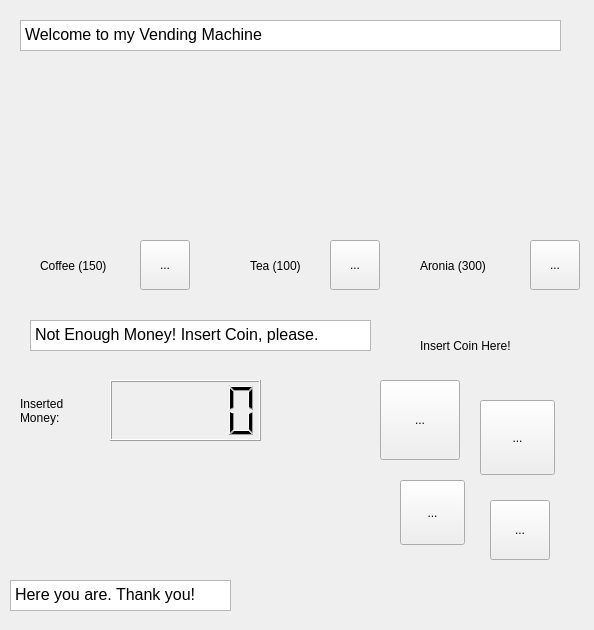
<?xml version="1.0" encoding="UTF-8"?>
<ui version="4.0">
 <class>Widget</class>
 <widget class="QWidget" name="Widget">
  <property name="geometry">
   <rect>
    <x>0</x>
    <y>0</y>
    <width>594</width>
    <height>630</height>
   </rect>
  </property>
  <property name="windowTitle">
   <string>Widget</string>
  </property>
  <widget class="QLabel" name="label">
   <property name="geometry">
    <rect>
     <x>420</x>
     <y>90</y>
     <width>150</width>
     <height>150</height>
    </rect>
   </property>
   <property name="text">
    <string/>
   </property>
   <property name="pixmap">
    <pixmap resource="vm.qrc">:/aronia.jpg</pixmap>
   </property>
   <property name="scaledContents">
    <bool>true</bool>
   </property>
   <property name="margin">
    <number>0</number>
   </property>
   <property name="openExternalLinks">
    <bool>false</bool>
   </property>
  </widget>
  <widget class="QLabel" name="label_2">
   <property name="geometry">
    <rect>
     <x>40</x>
     <y>90</y>
     <width>150</width>
     <height>150</height>
    </rect>
   </property>
   <property name="text">
    <string/>
   </property>
   <property name="pixmap">
    <pixmap resource="vm.qrc">:/coffee.JPG</pixmap>
   </property>
   <property name="scaledContents">
    <bool>true</bool>
   </property>
  </widget>
  <widget class="QLabel" name="label_3">
   <property name="geometry">
    <rect>
     <x>40</x>
     <y>250</y>
     <width>141</width>
     <height>31</height>
    </rect>
   </property>
   <property name="styleSheet">
    <string notr="true">font: 12pt &quot;Sans Serif&quot;;</string>
   </property>
   <property name="text">
    <string>Coffee (150)</string>
   </property>
   <property name="scaledContents">
    <bool>false</bool>
   </property>
  </widget>
  <widget class="QLabel" name="label_4">
   <property name="geometry">
    <rect>
     <x>230</x>
     <y>90</y>
     <width>150</width>
     <height>150</height>
    </rect>
   </property>
   <property name="text">
    <string/>
   </property>
   <property name="pixmap">
    <pixmap resource="vm.qrc">:/tea.jpg</pixmap>
   </property>
   <property name="scaledContents">
    <bool>true</bool>
   </property>
  </widget>
  <widget class="QLabel" name="label_5">
   <property name="geometry">
    <rect>
     <x>250</x>
     <y>250</y>
     <width>141</width>
     <height>31</height>
    </rect>
   </property>
   <property name="styleSheet">
    <string notr="true">font: 12pt &quot;Sans Serif&quot;;</string>
   </property>
   <property name="text">
    <string>Tea (100)</string>
   </property>
   <property name="scaledContents">
    <bool>false</bool>
   </property>
  </widget>
  <widget class="QLabel" name="label_6">
   <property name="geometry">
    <rect>
     <x>420</x>
     <y>250</y>
     <width>141</width>
     <height>31</height>
    </rect>
   </property>
   <property name="styleSheet">
    <string notr="true">font: 12pt &quot;Sans Serif&quot;;</string>
   </property>
   <property name="text">
    <string>Aronia (300)</string>
   </property>
   <property name="scaledContents">
    <bool>false</bool>
   </property>
  </widget>
  <widget class="QLabel" name="label_10">
   <property name="geometry">
    <rect>
     <x>420</x>
     <y>330</y>
     <width>111</width>
     <height>31</height>
    </rect>
   </property>
   <property name="text">
    <string>Insert Coin Here!</string>
   </property>
  </widget>
  <widget class="QLabel" name="label_15">
   <property name="geometry">
    <rect>
     <x>20</x>
     <y>380</y>
     <width>121</width>
     <height>61</height>
    </rect>
   </property>
   <property name="styleSheet">
    <string notr="true">font: 12pt &quot;Sans Serif&quot;;</string>
   </property>
   <property name="text">
    <string>Inserted
Money:</string>
   </property>
  </widget>
  <widget class="QTextBrowser" name="textBrowser">
   <property name="geometry">
    <rect>
     <x>20</x>
     <y>20</y>
     <width>541</width>
     <height>31</height>
    </rect>
   </property>
   <property name="html">
    <string>&lt;!DOCTYPE HTML PUBLIC &quot;-//W3C//DTD HTML 4.0//EN&quot; &quot;http://www.w3.org/TR/REC-html40/strict.dtd&quot;&gt;
&lt;html&gt;&lt;head&gt;&lt;meta name=&quot;qrichtext&quot; content=&quot;1&quot; /&gt;&lt;style type=&quot;text/css&quot;&gt;
p, li { white-space: pre-wrap; }
&lt;/style&gt;&lt;/head&gt;&lt;body style=&quot; font-family:'Sans Serif'; font-size:9pt; font-weight:400; font-style:normal;&quot;&gt;
&lt;p style=&quot; margin-top:0px; margin-bottom:0px; margin-left:0px; margin-right:0px; -qt-block-indent:0; text-indent:0px;&quot;&gt;&lt;span style=&quot; font-size:12pt;&quot;&gt;Welcome to my Vending Machine&lt;/span&gt;&lt;/p&gt;&lt;/body&gt;&lt;/html&gt;</string>
   </property>
  </widget>
  <widget class="QLCDNumber" name="lcdNumber">
   <property name="geometry">
    <rect>
     <x>110</x>
     <y>380</y>
     <width>151</width>
     <height>61</height>
    </rect>
   </property>
   <property name="smallDecimalPoint">
    <bool>false</bool>
   </property>
   <property name="intValue" stdset="0">
    <number>0</number>
   </property>
  </widget>
  <widget class="QToolButton" name="buycoffee">
   <property name="geometry">
    <rect>
     <x>140</x>
     <y>240</y>
     <width>50</width>
     <height>50</height>
    </rect>
   </property>
   <property name="text">
    <string>...</string>
   </property>
   <property name="icon">
    <iconset resource="vm.qrc">
     <normaloff>:/buynow.png</normaloff>:/buynow.png</iconset>
   </property>
   <property name="iconSize">
    <size>
     <width>50</width>
     <height>50</height>
    </size>
   </property>
  </widget>
  <widget class="QToolButton" name="toolButton_5">
   <property name="geometry">
    <rect>
     <x>380</x>
     <y>380</y>
     <width>80</width>
     <height>80</height>
    </rect>
   </property>
   <property name="text">
    <string>...</string>
   </property>
   <property name="icon">
    <iconset resource="vm.qrc">
     <normaloff>:/500.png</normaloff>:/500.png</iconset>
   </property>
   <property name="iconSize">
    <size>
     <width>80</width>
     <height>80</height>
    </size>
   </property>
  </widget>
  <widget class="QToolButton" name="toolButton_6">
   <property name="geometry">
    <rect>
     <x>480</x>
     <y>400</y>
     <width>75</width>
     <height>75</height>
    </rect>
   </property>
   <property name="text">
    <string>...</string>
   </property>
   <property name="icon">
    <iconset resource="vm.qrc">
     <normaloff>:/100.png</normaloff>:/100.png</iconset>
   </property>
   <property name="iconSize">
    <size>
     <width>75</width>
     <height>75</height>
    </size>
   </property>
  </widget>
  <widget class="QToolButton" name="toolButton_7">
   <property name="geometry">
    <rect>
     <x>490</x>
     <y>500</y>
     <width>60</width>
     <height>60</height>
    </rect>
   </property>
   <property name="text">
    <string>...</string>
   </property>
   <property name="icon">
    <iconset resource="vm.qrc">
     <normaloff>:/10.png</normaloff>:/10.png</iconset>
   </property>
   <property name="iconSize">
    <size>
     <width>60</width>
     <height>60</height>
    </size>
   </property>
  </widget>
  <widget class="QToolButton" name="toolButton_8">
   <property name="geometry">
    <rect>
     <x>400</x>
     <y>480</y>
     <width>65</width>
     <height>65</height>
    </rect>
   </property>
   <property name="text">
    <string>...</string>
   </property>
   <property name="icon">
    <iconset resource="vm.qrc">
     <normaloff>:/50.png</normaloff>:/50.png</iconset>
   </property>
   <property name="iconSize">
    <size>
     <width>65</width>
     <height>65</height>
    </size>
   </property>
  </widget>
  <widget class="QToolButton" name="buyaronia">
   <property name="geometry">
    <rect>
     <x>530</x>
     <y>240</y>
     <width>50</width>
     <height>50</height>
    </rect>
   </property>
   <property name="text">
    <string>...</string>
   </property>
   <property name="icon">
    <iconset resource="vm.qrc">
     <normaloff>:/buynow.png</normaloff>:/buynow.png</iconset>
   </property>
   <property name="iconSize">
    <size>
     <width>50</width>
     <height>50</height>
    </size>
   </property>
  </widget>
  <widget class="QToolButton" name="buytea">
   <property name="geometry">
    <rect>
     <x>330</x>
     <y>240</y>
     <width>50</width>
     <height>50</height>
    </rect>
   </property>
   <property name="text">
    <string>...</string>
   </property>
   <property name="icon">
    <iconset resource="vm.qrc">
     <normaloff>:/buynow.png</normaloff>:/buynow.png</iconset>
   </property>
   <property name="iconSize">
    <size>
     <width>50</width>
     <height>50</height>
    </size>
   </property>
  </widget>
  <widget class="QTextBrowser" name="thankyou">
   <property name="geometry">
    <rect>
     <x>10</x>
     <y>580</y>
     <width>221</width>
     <height>31</height>
    </rect>
   </property>
   <property name="html">
    <string>&lt;!DOCTYPE HTML PUBLIC &quot;-//W3C//DTD HTML 4.0//EN&quot; &quot;http://www.w3.org/TR/REC-html40/strict.dtd&quot;&gt;
&lt;html&gt;&lt;head&gt;&lt;meta name=&quot;qrichtext&quot; content=&quot;1&quot; /&gt;&lt;style type=&quot;text/css&quot;&gt;
p, li { white-space: pre-wrap; }
&lt;/style&gt;&lt;/head&gt;&lt;body style=&quot; font-family:'Sans Serif'; font-size:9pt; font-weight:400; font-style:normal;&quot;&gt;
&lt;p style=&quot; margin-top:0px; margin-bottom:0px; margin-left:0px; margin-right:0px; -qt-block-indent:0; text-indent:0px;&quot;&gt;&lt;span style=&quot; font-size:12pt;&quot;&gt;Here you are. Thank you!&lt;/span&gt;&lt;/p&gt;&lt;/body&gt;&lt;/html&gt;</string>
   </property>
  </widget>
  <widget class="QLabel" name="herecoffee">
   <property name="geometry">
    <rect>
     <x>240</x>
     <y>520</y>
     <width>90</width>
     <height>90</height>
    </rect>
   </property>
   <property name="text">
    <string/>
   </property>
   <property name="pixmap">
    <pixmap resource="vm.qrc">:/coffee.JPG</pixmap>
   </property>
   <property name="scaledContents">
    <bool>true</bool>
   </property>
  </widget>
  <widget class="QLabel" name="heretea">
   <property name="geometry">
    <rect>
     <x>240</x>
     <y>520</y>
     <width>90</width>
     <height>90</height>
    </rect>
   </property>
   <property name="text">
    <string/>
   </property>
   <property name="pixmap">
    <pixmap resource="vm.qrc">:/tea.jpg</pixmap>
   </property>
   <property name="scaledContents">
    <bool>true</bool>
   </property>
  </widget>
  <widget class="QLabel" name="herearonia">
   <property name="geometry">
    <rect>
     <x>240</x>
     <y>520</y>
     <width>90</width>
     <height>90</height>
    </rect>
   </property>
   <property name="text">
    <string/>
   </property>
   <property name="pixmap">
    <pixmap resource="vm.qrc">:/aronia.jpg</pixmap>
   </property>
   <property name="scaledContents">
    <bool>true</bool>
   </property>
   <property name="margin">
    <number>0</number>
   </property>
   <property name="openExternalLinks">
    <bool>false</bool>
   </property>
  </widget>
  <widget class="QTextBrowser" name="givememoney">
   <property name="geometry">
    <rect>
     <x>30</x>
     <y>320</y>
     <width>341</width>
     <height>31</height>
    </rect>
   </property>
   <property name="html">
    <string>&lt;!DOCTYPE HTML PUBLIC &quot;-//W3C//DTD HTML 4.0//EN&quot; &quot;http://www.w3.org/TR/REC-html40/strict.dtd&quot;&gt;
&lt;html&gt;&lt;head&gt;&lt;meta name=&quot;qrichtext&quot; content=&quot;1&quot; /&gt;&lt;style type=&quot;text/css&quot;&gt;
p, li { white-space: pre-wrap; }
&lt;/style&gt;&lt;/head&gt;&lt;body style=&quot; font-family:'Sans Serif'; font-size:9pt; font-weight:400; font-style:normal;&quot;&gt;
&lt;p style=&quot; margin-top:0px; margin-bottom:0px; margin-left:0px; margin-right:0px; -qt-block-indent:0; text-indent:0px;&quot;&gt;&lt;span style=&quot; font-size:12pt;&quot;&gt;Not Enough Money! Insert Coin, please.&lt;/span&gt;&lt;/p&gt;&lt;/body&gt;&lt;/html&gt;</string>
   </property>
  </widget>
 </widget>
 <layoutdefault spacing="6" margin="11"/>
 <resources>
  <include location="vm.qrc"/>
 </resources>
 <connections/>
</ui>
